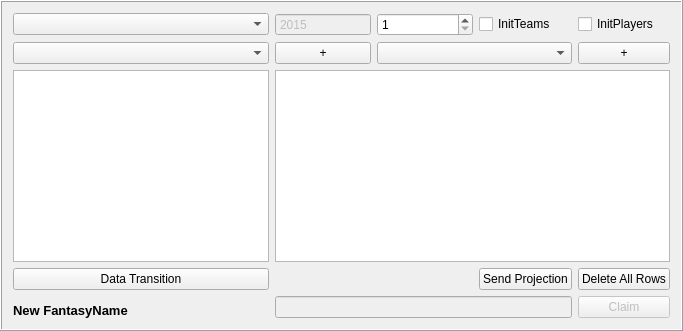
     <widget class="QFrame" name="frame_2">
      <property name="enabled">
       <bool>true</bool>
      </property>
      <property name="frameShape">
       <enum>QFrame::Box</enum>
      </property>
      <property name="frameShadow">
       <enum>QFrame::Raised</enum>
      </property>
      <layout class="QGridLayout" name="gridLayout_3">
       <item row="0" column="3">
        <widget class="QCheckBox" name="allTeams">
         <property name="text">
          <string>InitTeams</string>
         </property>
        </widget>
       </item>
       <item row="1" column="1">
        <widget class="QPushButton" name="myAddTeam">
         <property name="text">
          <string>+</string>
         </property>
        </widget>
       </item>
       <item row="1" column="4">
        <widget class="QPushButton" name="myAddScoringLineButton">
         <property name="text">
          <string>+</string>
         </property>
        </widget>
       </item>
       <item row="0" column="1">
        <widget class="QSpinBox" name="seasonBox">
         <property name="enabled">
          <bool>false</bool>
         </property>
         <property name="buttonSymbols">
          <enum>QAbstractSpinBox::NoButtons</enum>
         </property>
         <property name="minimum">
          <number>2015</number>
         </property>
        </widget>
       </item>
       <item row="1" column="2" colspan="2">
        <widget class="QComboBox" name="myPlayersCmb"/>
       </item>
       <item row="0" column="2">
        <widget class="QSpinBox" name="weekBox">
         <property name="minimum">
          <number>1</number>
         </property>
         <property name="maximum">
          <number>16</number>
         </property>
        </widget>
       </item>
       <item row="2" column="1" colspan="4">
        <widget class="QTableView" name="myScoringTableView"/>
       </item>
       <item row="0" column="4">
        <widget class="QCheckBox" name="allPLayers">
         <property name="text">
          <string>InitPlayers</string>
         </property>
        </widget>
       </item>
       <item row="4" column="4">
        <widget class="QPushButton" name="generate">
         <property name="enabled">
          <bool>false</bool>
         </property>
         <property name="text">
          <string>Claim</string>
         </property>
        </widget>
       </item>
       <item row="3" column="1" colspan="2">
        <spacer name="horizontalSpacer">
         <property name="orientation">
          <enum>Qt::Horizontal</enum>
         </property>
         <property name="sizeHint" stdset="0">
          <size>
           <width>198</width>
           <height>20</height>
          </size>
         </property>
        </spacer>
       </item>
       <item row="3" column="3">
        <widget class="QPushButton" name="mySendProjectionsButton">
         <property name="text">
          <string>Send Projection</string>
         </property>
        </widget>
       </item>
       <item row="4" column="0">
        <widget class="QLabel" name="fantasynamestatus">
         <property name="font">
          <font>
           <pointsize>10</pointsize>
           <weight>75</weight>
           <bold>true</bold>
          </font>
         </property>
         <property name="text">
          <string>New FantasyName</string>
         </property>
         <property name="textFormat">
          <enum>Qt::RichText</enum>
         </property>
         <property name="alignment">
          <set>Qt::AlignBottom|Qt::AlignLeading|Qt::AlignLeft</set>
         </property>
         <property name="margin">
          <number>0</number>
         </property>
        </widget>
       </item>
       <item row="4" column="1" colspan="3">
        <widget class="QLineEdit" name="fantasyname">
         <property name="enabled">
          <bool>false</bool>
         </property>
        </widget>
       </item>
       <item row="3" column="4">
        <widget class="QPushButton" name="myDeleteAllRowsButton">
         <property name="text">
          <string>Delete All Rows</string>
         </property>
        </widget>
       </item>
       <item row="2" column="0">
        <widget class="QListWidget" name="teamStartList"/>
       </item>
       <item row="1" column="0">
        <widget class="QComboBox" name="myTeamsCmb"/>
       </item>
       <item row="0" column="0">
        <widget class="QComboBox" name="dataTransitionCombo"/>
       </item>
       <item row="3" column="0">
        <widget class="QPushButton" name="mySendResultsButton">
         <property name="text">
          <string>Data Transition</string>
         </property>
        </widget>
       </item>
      </layout>
     </widget>
